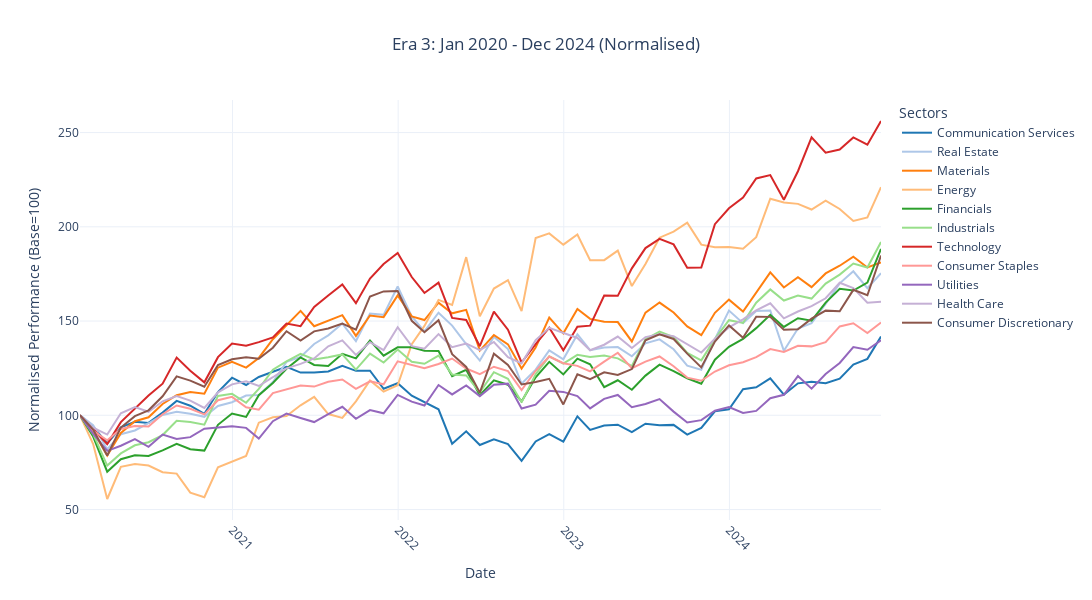

The notebook cell saved with this chart:
### Markdown cell above
## 3.3 Era 3 (2020-2024) ##

### Code cell
# Creating a line plot for Era 3
fig = go.Figure()

# Adding a trace for each sector
for sector in sector_columns:
    fig.add_trace(
        go.Scatter(
            x=era3_norm.index,
            y=era3_norm[sector],
            mode='lines',
            name=sector,
            line=dict(color=sector_colors_hex[sector]),
            hoverinfo='x+y+name'
        )
    )

# Layout with specified adaptations
fig.update_layout(
    title='Era 3: Jan 2020 - Dec 2024 (Normalised)',
    title_x=0.5,  # Center the title horizontally
    xaxis_title='Date',
    yaxis_title='Normalised Performance (Base=100)',
    hovermode='closest',
    legend_title='Sectors',
    template='plotly_white',
    width=1200,    # Make the plot slightly wider
    height=600     # Set the plot height to 600 pixels
)

# x-axis to show yearly ticks 
fig.update_xaxes(
    tickangle=45,
    tickformat='%Y',
    tickfont=dict(size=12),
    dtick='M12'  # Set tick interval to 12 months (1 year)
)

# y-axis font size
fig.update_yaxes(
    tickfont=dict(size=12)
)

# Showing the plot
fig.show()
